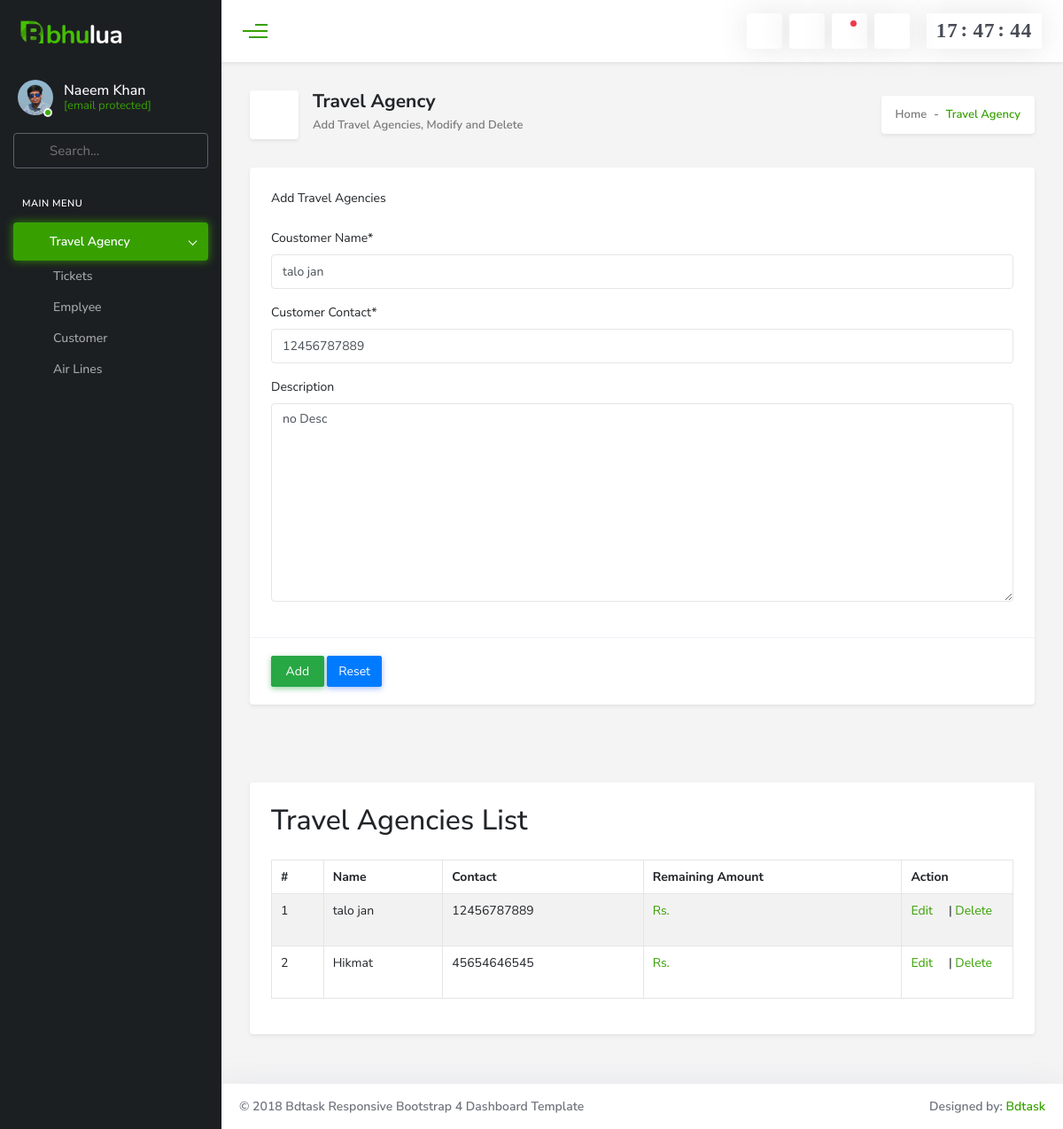
/customer/edit/1, run on the app's committed database.
### customer/models.py (models this page shows, shortened)
class Customer(models.Model):
    cname = models.CharField(max_length=50,unique=True, null=True)
    ccontact = models.IntegerField(unique=True, null=True)
    cdescription = models.TextField()

### customer/views.py (the view)
# urls.py: path("edit/<int:pk>", views.customeredit, name="customeredit"),
def customeredit(request, pk):
    customer_data = Customer.objects.get(pk=pk)
    if request.method=='POST':
        customerform = CustomerForm(request.POST, instance=customer_data)
        if customerform.is_valid():
            customerform.save()
            messages.success(request,'Customer has been Modified!')
            return redirect('customeradd')
    else:
         customerform = CustomerForm(instance=customer_data)
    customerdata = Customer.objects.all()
    context = {
        'customerform': customerform,
        'customerdata': customerdata
    }
    return render(request,'customer/index.html', context)

### customer/forms.py
class CustomerForm(forms.ModelForm):
    cname = forms.CharField(label='Coustomer Name', max_length=length, required=True)
    ccontact = forms.IntegerField(label='Customer Contact', required=True)
    cdescription = forms.CharField(label = 'Description', max_length=200, required=False, widget=forms.Textarea)
    class Meta:
        model = Customer
        fields = [
            'cname',
            'ccontact',
            'cdescription'
        ]

### templates/customer/index.html (shortened to what this page needs)
            {% extends 'master.html' %}
            {% load crispy_forms_tags %}
            {% load static %}
          {% block pagename %}
                Travel Agency
          {% endblock  %}</h1>
          {% block pagenaeMessage %}
                Add Travel Agencies, Modify and Delete
          {% endblock  %}</h1>
            {% block body %}
                    <div class="body-content">
                        <form method="POST" noValidate>
                            <div class="card mb-4">
                                <div class="card-body">
                                    <p class="mb-4">Add Travel Agencies</p>
                                   {{ customerform|crispy }}
                                </div>
                                <div class="card-footer">
                                    <input type="submit" value=" Add " class="btn btn-success">
                                    <input type="reset" class="btn btn-primary">
                                </div>
                            </div>
                        </form>
                    </div>
                    <div class="body-content">
                        <div class="card mb-4">
                            <div class="card-body">
                                <h2 class="mb-4">Travel Agencies List</h2>
                                <div class="table-responsive">
                                    <table class="table display table-bordered table-striped table-hover basic">
                                        <thead>
                                            <tr>
                                                <th>#</th>
                                                <th>Name</th>
                                                <th>Contact</th>
                                                <th>Remaining Amount</th>
                                                <th>Action</th>
                                            </tr>
                                        </thead>
                                        <tbody>
                                        {% for customer in customerdata %}
                                            <tr>
                                                <td>{{ forloop.counter }}</td>
                                                <td>{{ customer.cname }}</td>
                                                <td>{{ customer.ccontact }}</td>
                                                <td><a href="{% url 'customerinstallmentadd' pk=customer.pk %}"> Rs. {{ customer.remaingingamount }}</a></td>
                                                <td width="15%">
                                                <a href="{% url 'customeredit' pk=customer.pk %}"> Edit <i class="fas fa-check"></i> </a> |
                                                <a onclick="return confirm('are sure to delete {{customer.cname}}')" href="{% url 'customerdelete' pk=customer.pk %}"> Delete <i class="fas fa-trash-alt"></i> </a>
                                                </td>
                                            </tr>
                                        {% endfor %}
                                        </tbody>
                                    </table>
                                </div>
                            </div>
                        </div>
{% endblock body %}

### data on the page
Customer: cname "talo jan", ccontact "12456787889", cdescription "no Desc"
Customer: cname "Hikmat", ccontact "45654646545"
